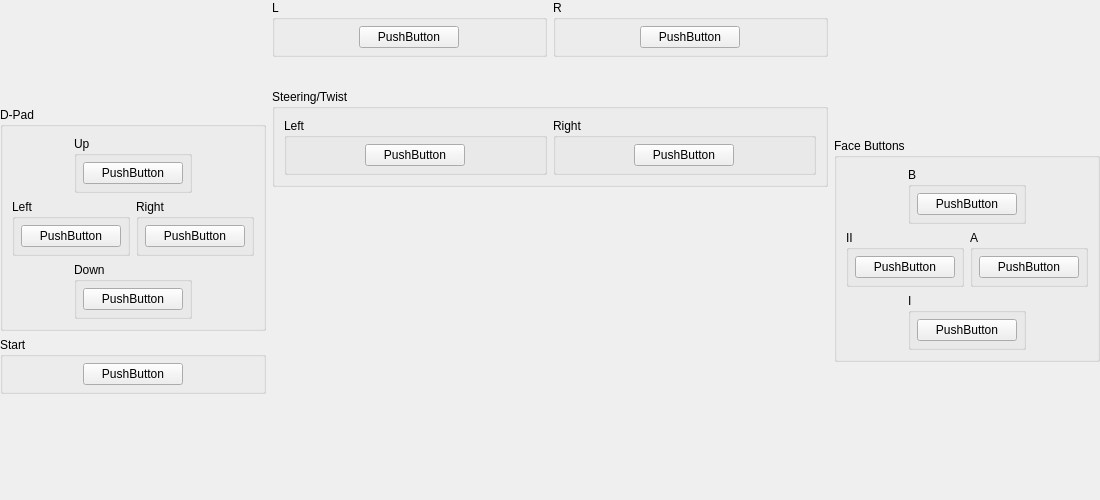
<?xml version="1.0" encoding="UTF-8"?>
<ui version="4.0">
 <class>ControllerBindingWidget_NeGcon</class>
 <widget class="QWidget" name="ControllerBindingWidget_NeGcon">
  <property name="geometry">
   <rect>
    <x>0</x>
    <y>0</y>
    <width>1100</width>
    <height>500</height>
   </rect>
  </property>
  <property name="sizePolicy">
   <sizepolicy hsizetype="MinimumExpanding" vsizetype="Preferred">
    <horstretch>0</horstretch>
    <verstretch>0</verstretch>
   </sizepolicy>
  </property>
  <property name="minimumSize">
   <size>
    <width>1100</width>
    <height>500</height>
   </size>
  </property>
  <layout class="QGridLayout" name="gridLayout_35">
   <property name="leftMargin">
    <number>0</number>
   </property>
   <property name="topMargin">
    <number>0</number>
   </property>
   <property name="rightMargin">
    <number>0</number>
   </property>
   <property name="bottomMargin">
    <number>0</number>
   </property>
   <item row="0" column="0" rowspan="3">
    <layout class="QVBoxLayout" name="verticalLayout_2">
     <item>
      <spacer name="verticalSpacer_2">
       <property name="orientation">
        <enum>Qt::Vertical</enum>
       </property>
       <property name="sizeHint" stdset="0">
        <size>
         <width>20</width>
         <height>40</height>
        </size>
       </property>
      </spacer>
     </item>
     <item>
      <widget class="QGroupBox" name="groupBox">
       <property name="title">
        <string>D-Pad</string>
       </property>
       <layout class="QGridLayout" name="gridLayout_5">
        <item row="3" column="1" colspan="2">
         <widget class="QGroupBox" name="groupBox_5">
          <property name="title">
           <string>Down</string>
          </property>
          <layout class="QGridLayout" name="gridLayout_4">
           <property name="leftMargin">
            <number>6</number>
           </property>
           <property name="topMargin">
            <number>6</number>
           </property>
           <property name="rightMargin">
            <number>6</number>
           </property>
           <property name="bottomMargin">
            <number>6</number>
           </property>
           <item row="0" column="0">
            <widget class="InputBindingWidget" name="Down">
             <property name="minimumSize">
              <size>
               <width>100</width>
               <height>0</height>
              </size>
             </property>
             <property name="maximumSize">
              <size>
               <width>100</width>
               <height>16777215</height>
              </size>
             </property>
             <property name="text">
              <string>PushButton</string>
             </property>
            </widget>
           </item>
          </layout>
         </widget>
        </item>
        <item row="2" column="0" colspan="2">
         <widget class="QGroupBox" name="groupBox_3">
          <property name="title">
           <string>Left</string>
          </property>
          <layout class="QGridLayout" name="gridLayout_2">
           <property name="leftMargin">
            <number>6</number>
           </property>
           <property name="topMargin">
            <number>6</number>
           </property>
           <property name="rightMargin">
            <number>6</number>
           </property>
           <property name="bottomMargin">
            <number>6</number>
           </property>
           <item row="0" column="0">
            <widget class="InputBindingWidget" name="Left">
             <property name="minimumSize">
              <size>
               <width>100</width>
               <height>0</height>
              </size>
             </property>
             <property name="maximumSize">
              <size>
               <width>100</width>
               <height>16777215</height>
              </size>
             </property>
             <property name="text">
              <string>PushButton</string>
             </property>
            </widget>
           </item>
          </layout>
         </widget>
        </item>
        <item row="0" column="1" colspan="2">
         <widget class="QGroupBox" name="groupBox_2">
          <property name="title">
           <string>Up</string>
          </property>
          <layout class="QGridLayout" name="gridLayout">
           <property name="leftMargin">
            <number>6</number>
           </property>
           <property name="topMargin">
            <number>6</number>
           </property>
           <property name="rightMargin">
            <number>6</number>
           </property>
           <property name="bottomMargin">
            <number>6</number>
           </property>
           <item row="0" column="0">
            <widget class="InputBindingWidget" name="Up">
             <property name="minimumSize">
              <size>
               <width>100</width>
               <height>0</height>
              </size>
             </property>
             <property name="maximumSize">
              <size>
               <width>100</width>
               <height>16777215</height>
              </size>
             </property>
             <property name="text">
              <string>PushButton</string>
             </property>
            </widget>
           </item>
          </layout>
         </widget>
        </item>
        <item row="2" column="2" colspan="2">
         <widget class="QGroupBox" name="groupBox_4">
          <property name="title">
           <string>Right</string>
          </property>
          <layout class="QGridLayout" name="gridLayout_3">
           <property name="leftMargin">
            <number>6</number>
           </property>
           <property name="topMargin">
            <number>6</number>
           </property>
           <property name="rightMargin">
            <number>6</number>
           </property>
           <property name="bottomMargin">
            <number>6</number>
           </property>
           <item row="0" column="0">
            <widget class="InputBindingWidget" name="Right">
             <property name="minimumSize">
              <size>
               <width>100</width>
               <height>0</height>
              </size>
             </property>
             <property name="maximumSize">
              <size>
               <width>100</width>
               <height>16777215</height>
              </size>
             </property>
             <property name="text">
              <string>PushButton</string>
             </property>
            </widget>
           </item>
          </layout>
         </widget>
        </item>
       </layout>
      </widget>
     </item>
     <item>
      <widget class="QGroupBox" name="groupBox_26">
       <property name="title">
        <string>Start</string>
       </property>
       <layout class="QGridLayout" name="gridLayout_26">
        <property name="leftMargin">
         <number>6</number>
        </property>
        <property name="topMargin">
         <number>6</number>
        </property>
        <property name="rightMargin">
         <number>6</number>
        </property>
        <property name="bottomMargin">
         <number>6</number>
        </property>
        <item row="0" column="0">
         <widget class="InputBindingWidget" name="Start">
          <property name="maximumSize">
           <size>
            <width>100</width>
            <height>16777215</height>
           </size>
          </property>
          <property name="text">
           <string>PushButton</string>
          </property>
         </widget>
        </item>
       </layout>
      </widget>
     </item>
     <item>
      <spacer name="verticalSpacer_5">
       <property name="orientation">
        <enum>Qt::Vertical</enum>
       </property>
       <property name="sizeHint" stdset="0">
        <size>
         <width>20</width>
         <height>40</height>
        </size>
       </property>
      </spacer>
     </item>
    </layout>
   </item>
   <item row="0" column="1">
    <layout class="QGridLayout" name="gridLayout_27">
     <item row="0" column="0">
      <widget class="QGroupBox" name="groupBox_22">
       <property name="title">
        <string>L</string>
       </property>
       <layout class="QGridLayout" name="gridLayout_22">
        <property name="leftMargin">
         <number>6</number>
        </property>
        <property name="topMargin">
         <number>6</number>
        </property>
        <property name="rightMargin">
         <number>6</number>
        </property>
        <property name="bottomMargin">
         <number>6</number>
        </property>
        <item row="0" column="0">
         <widget class="InputBindingWidget" name="L">
          <property name="maximumSize">
           <size>
            <width>100</width>
            <height>16777215</height>
           </size>
          </property>
          <property name="text">
           <string>PushButton</string>
          </property>
         </widget>
        </item>
       </layout>
      </widget>
     </item>
     <item row="0" column="2">
      <widget class="QGroupBox" name="groupBox_24">
       <property name="title">
        <string>R</string>
       </property>
       <layout class="QGridLayout" name="gridLayout_24">
        <property name="leftMargin">
         <number>6</number>
        </property>
        <property name="topMargin">
         <number>6</number>
        </property>
        <property name="rightMargin">
         <number>6</number>
        </property>
        <property name="bottomMargin">
         <number>6</number>
        </property>
        <item row="0" column="0">
         <widget class="InputBindingWidget" name="R">
          <property name="maximumSize">
           <size>
            <width>100</width>
            <height>16777215</height>
           </size>
          </property>
          <property name="text">
           <string>PushButton</string>
          </property>
         </widget>
        </item>
       </layout>
      </widget>
     </item>
    </layout>
   </item>
   <item row="0" column="2" rowspan="3">
    <layout class="QVBoxLayout" name="verticalLayout">
     <item>
      <spacer name="verticalSpacer_3">
       <property name="orientation">
        <enum>Qt::Vertical</enum>
       </property>
       <property name="sizeHint" stdset="0">
        <size>
         <width>20</width>
         <height>40</height>
        </size>
       </property>
      </spacer>
     </item>
     <item>
      <widget class="QGroupBox" name="groupBox_16">
       <property name="title">
        <string>Face Buttons</string>
       </property>
       <layout class="QGridLayout" name="gridLayout_16">
        <item row="3" column="1" colspan="2">
         <widget class="QGroupBox" name="groupBox_17">
          <property name="title">
           <string>I</string>
          </property>
          <layout class="QGridLayout" name="gridLayout_17">
           <property name="leftMargin">
            <number>6</number>
           </property>
           <property name="topMargin">
            <number>6</number>
           </property>
           <property name="rightMargin">
            <number>6</number>
           </property>
           <property name="bottomMargin">
            <number>6</number>
           </property>
           <item row="0" column="0">
            <widget class="InputBindingWidget" name="I">
             <property name="minimumSize">
              <size>
               <width>100</width>
               <height>0</height>
              </size>
             </property>
             <property name="maximumSize">
              <size>
               <width>100</width>
               <height>16777215</height>
              </size>
             </property>
             <property name="text">
              <string>PushButton</string>
             </property>
            </widget>
           </item>
          </layout>
         </widget>
        </item>
        <item row="2" column="0" colspan="2">
         <widget class="QGroupBox" name="groupBox_18">
          <property name="title">
           <string>II</string>
          </property>
          <layout class="QGridLayout" name="gridLayout_18">
           <property name="leftMargin">
            <number>6</number>
           </property>
           <property name="topMargin">
            <number>6</number>
           </property>
           <property name="rightMargin">
            <number>6</number>
           </property>
           <property name="bottomMargin">
            <number>6</number>
           </property>
           <item row="0" column="0">
            <widget class="InputBindingWidget" name="II">
             <property name="minimumSize">
              <size>
               <width>100</width>
               <height>0</height>
              </size>
             </property>
             <property name="maximumSize">
              <size>
               <width>100</width>
               <height>16777215</height>
              </size>
             </property>
             <property name="text">
              <string>PushButton</string>
             </property>
            </widget>
           </item>
          </layout>
         </widget>
        </item>
        <item row="0" column="1" colspan="2">
         <widget class="QGroupBox" name="groupBox_19">
          <property name="title">
           <string>B</string>
          </property>
          <layout class="QGridLayout" name="gridLayout_19">
           <property name="leftMargin">
            <number>6</number>
           </property>
           <property name="topMargin">
            <number>6</number>
           </property>
           <property name="rightMargin">
            <number>6</number>
           </property>
           <property name="bottomMargin">
            <number>6</number>
           </property>
           <item row="0" column="0">
            <widget class="InputBindingWidget" name="B">
             <property name="minimumSize">
              <size>
               <width>100</width>
               <height>0</height>
              </size>
             </property>
             <property name="maximumSize">
              <size>
               <width>100</width>
               <height>16777215</height>
              </size>
             </property>
             <property name="text">
              <string>PushButton</string>
             </property>
            </widget>
           </item>
          </layout>
         </widget>
        </item>
        <item row="2" column="2" colspan="2">
         <widget class="QGroupBox" name="groupBox_20">
          <property name="title">
           <string>A</string>
          </property>
          <layout class="QGridLayout" name="gridLayout_20">
           <property name="leftMargin">
            <number>6</number>
           </property>
           <property name="topMargin">
            <number>6</number>
           </property>
           <property name="rightMargin">
            <number>6</number>
           </property>
           <property name="bottomMargin">
            <number>6</number>
           </property>
           <item row="0" column="0">
            <widget class="InputBindingWidget" name="A">
             <property name="minimumSize">
              <size>
               <width>100</width>
               <height>0</height>
              </size>
             </property>
             <property name="maximumSize">
              <size>
               <width>100</width>
               <height>16777215</height>
              </size>
             </property>
             <property name="text">
              <string>PushButton</string>
             </property>
            </widget>
           </item>
          </layout>
         </widget>
        </item>
       </layout>
      </widget>
     </item>
     <item>
      <spacer name="verticalSpacer_4">
       <property name="orientation">
        <enum>Qt::Vertical</enum>
       </property>
       <property name="sizeHint" stdset="0">
        <size>
         <width>20</width>
         <height>40</height>
        </size>
       </property>
      </spacer>
     </item>
    </layout>
   </item>
   <item row="1" column="1">
    <layout class="QHBoxLayout" name="horizontalLayout_4">
     <item>
      <spacer name="horizontalSpacer">
       <property name="orientation">
        <enum>Qt::Horizontal</enum>
       </property>
       <property name="sizeHint" stdset="0">
        <size>
         <width>40</width>
         <height>20</height>
        </size>
       </property>
      </spacer>
     </item>
     <item>
      <widget class="QLabel" name="label">
       <property name="sizePolicy">
        <sizepolicy hsizetype="Fixed" vsizetype="Fixed">
         <horstretch>0</horstretch>
         <verstretch>0</verstretch>
        </sizepolicy>
       </property>
       <property name="maximumSize">
        <size>
         <width>400</width>
         <height>266</height>
        </size>
       </property>
       <property name="text">
        <string/>
       </property>
       <property name="pixmap">
        <pixmap resource="resources/resources.qrc">:/controllers/negcon.svg</pixmap>
       </property>
       <property name="scaledContents">
        <bool>true</bool>
       </property>
      </widget>
     </item>
     <item>
      <spacer name="horizontalSpacer_2">
       <property name="orientation">
        <enum>Qt::Horizontal</enum>
       </property>
       <property name="sizeHint" stdset="0">
        <size>
         <width>40</width>
         <height>20</height>
        </size>
       </property>
      </spacer>
     </item>
    </layout>
   </item>
   <item row="2" column="1">
    <layout class="QGridLayout" name="gridLayout_32">
     <item row="0" column="0" colspan="3">
      <widget class="QGroupBox" name="groupBox_11">
       <property name="title">
        <string>Steering/Twist</string>
       </property>
       <layout class="QGridLayout" name="gridLayout_11">
        <item row="1" column="2" colspan="2">
         <widget class="QGroupBox" name="groupBox_15">
          <property name="title">
           <string>Right</string>
          </property>
          <layout class="QGridLayout" name="gridLayout_15">
           <property name="leftMargin">
            <number>6</number>
           </property>
           <property name="topMargin">
            <number>6</number>
           </property>
           <property name="rightMargin">
            <number>6</number>
           </property>
           <property name="bottomMargin">
            <number>6</number>
           </property>
           <item row="0" column="0">
            <widget class="InputBindingWidget" name="SteeringRight">
             <property name="minimumSize">
              <size>
               <width>100</width>
               <height>0</height>
              </size>
             </property>
             <property name="maximumSize">
              <size>
               <width>100</width>
               <height>16777215</height>
              </size>
             </property>
             <property name="text">
              <string>PushButton</string>
             </property>
            </widget>
           </item>
          </layout>
         </widget>
        </item>
        <item row="1" column="0" colspan="2">
         <widget class="QGroupBox" name="groupBox_13">
          <property name="title">
           <string>Left</string>
          </property>
          <layout class="QGridLayout" name="gridLayout_13">
           <property name="leftMargin">
            <number>6</number>
           </property>
           <property name="topMargin">
            <number>6</number>
           </property>
           <property name="rightMargin">
            <number>6</number>
           </property>
           <property name="bottomMargin">
            <number>6</number>
           </property>
           <item row="0" column="0">
            <widget class="InputBindingWidget" name="SteeringLeft">
             <property name="minimumSize">
              <size>
               <width>100</width>
               <height>0</height>
              </size>
             </property>
             <property name="maximumSize">
              <size>
               <width>100</width>
               <height>16777215</height>
              </size>
             </property>
             <property name="text">
              <string>PushButton</string>
             </property>
            </widget>
           </item>
          </layout>
         </widget>
        </item>
       </layout>
      </widget>
     </item>
     <item row="1" column="1" colspan="2">
      <spacer name="verticalSpacer">
       <property name="orientation">
        <enum>Qt::Vertical</enum>
       </property>
       <property name="sizeHint" stdset="0">
        <size>
         <width>20</width>
         <height>40</height>
        </size>
       </property>
      </spacer>
     </item>
    </layout>
   </item>
  </layout>
 </widget>
 <customwidgets>
  <customwidget>
   <class>InputBindingWidget</class>
   <extends>QPushButton</extends>
   <header>inputbindingwidgets.h</header>
  </customwidget>
 </customwidgets>
 <resources>
  <include location="resources/resources.qrc"/>
 </resources>
 <connections/>
</ui>
